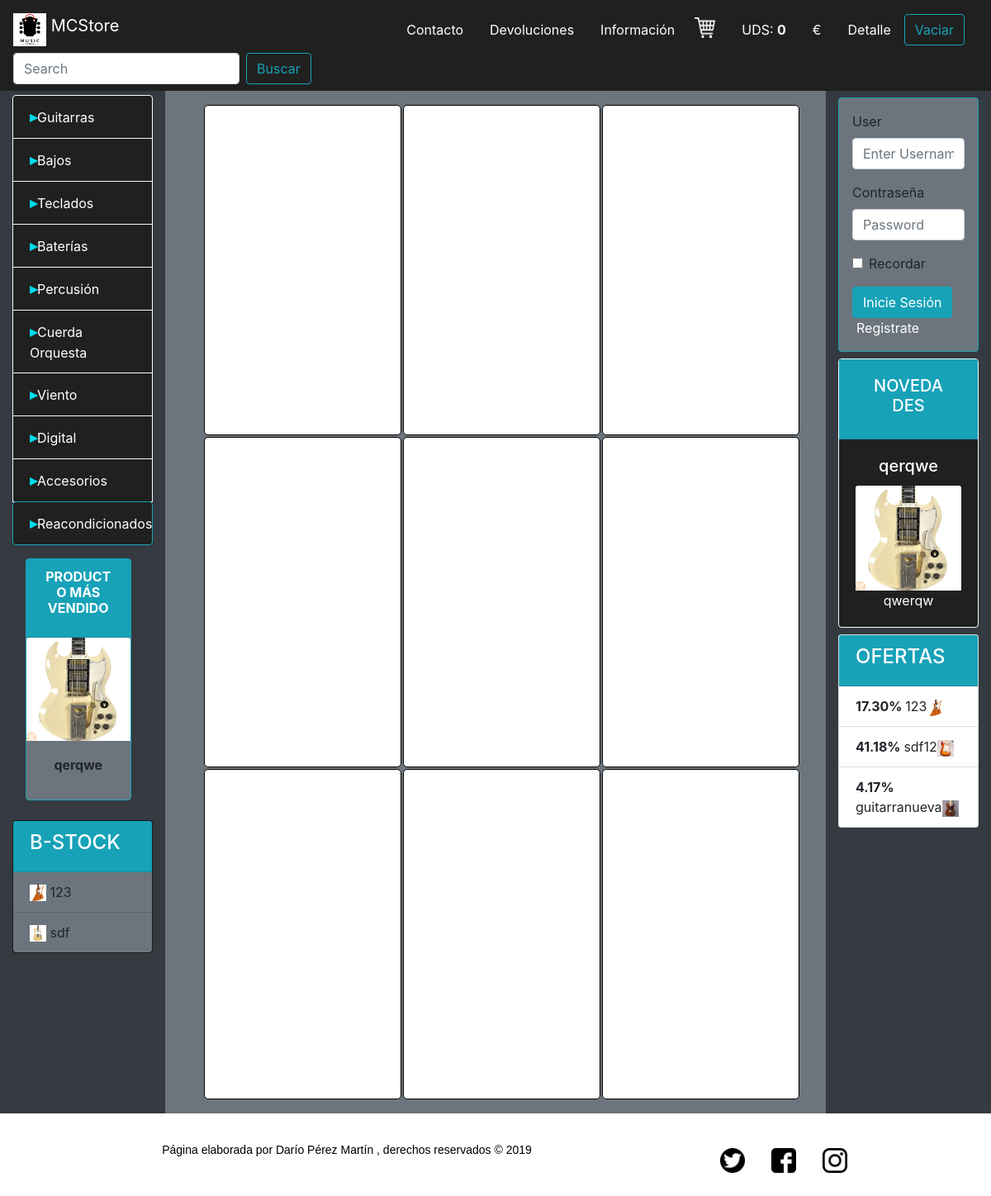
The page / on the database its author committed.
### tables this page shows
CREATE TABLE `categorias` (
  `id_categoria` int(11) NOT NULL DEFAULT '0',
  `nombre_categoria` varchar(50) DEFAULT NULL,
  `id_padre` int(11) DEFAULT NULL
);

CREATE TABLE `producto` (
  `referencia` int(11) NOT NULL,
  `nombre` varchar(50) NOT NULL,
  `stock` int(11) NOT NULL,
  `precio` float NOT NULL,
  `oferta` tinyint(1) NOT NULL,
  `novedad` tinyint(1) NOT NULL,
  `fecha_alta` date NOT NULL,
  `fecha_fabricacion` date NOT NULL,
  `descripcion` text NOT NULL,
  `imagen` varchar(50) NOT NULL,
  `id_categoria` int(11) NOT NULL,
  `precio_oferta` double NOT NULL,
  `cantidad_devueltos` int(11) NOT NULL DEFAULT '0'
);

### menu.php (the view, shortened to what this page needs)
<?php
include 'conexion.php';
$consulta2 = $mysqli->query("select * from categorias where id_padre is NULL");
?>
<ul class="list-group margen-top barra">
  <?php
  while ($resultado2 = $consulta2->fetch_assoc()) {
    echo '<li class="list-group-item bg-black h-personal  border-light letras-blancas">
        <strong class="indice">▸</strong>' . $resultado2['nombre_categoria'] . '<ul class="barra">';
    echo '</ul></li>';
  }
  ?>
  <a href="index.php?categoria=bstock">
    <li class="list-group-item bg-black h-personal submenu border-info minimo letras-blancas">
      <strong class="indice">▸</strong>Reacondicionados</li>
  </a>
</ul>

### index.php (shortened to what this page needs)
<!DOCTYPE html>
<html lang="es">
<head>
  <link rel="stylesheet" href="https://stackpath.bootstrapcdn.com/bootstrap/4.3.1/css/bootstrap.min.css" />
  <link rel="stylesheet" href="estilos.css" />
  <link rel="stylesheet" href="https://cdnjs.cloudflare.com/ajax/libs/jquery-confirm/3.3.2/jquery-confirm.min.css">
</head>
<body>
  <?php
  include 'navbar.php';
  ?>
        <?php
        include 'conexion.php';
          ?>
  <div class="container-fluid">
    <div class="row">
      <div class="col-2 bg-dark">
        <?php
        include 'menu.php';
        include 'mas_vendido.php';
        include 'b_stock.php';
        ?>
      </div>
      <div class="col-8 bg-secondary fa-align-center">
        <?php
        if (isset($_GET['registro'])) {
          if ($_GET['registro'] == 1) {
            include 'formulario_registro.php';
          } elseif ($_GET['registro'] == 2) {
            include 'altaproducto.php';
          } elseif ($_GET['registro'] == 3) {
            include 'detalle_compra.php';
          } elseif ($_GET['registro'] == 4) {
            include 'misPedidos.php';
          } elseif ($_GET['registro'] == 5) {
            include 'devoluciones.php';
          }elseif($_GET['registro']==6){
            include 'misUltimosPedidos.php';
          } else {
            include 'main.php';
          }
        } else {
          include 'main.php';
        }
        ?>
      </div>
      <div class="col-2 bg-dark">
        <?php
        include 'login.php';
        include 'novedades.php';
        include 'ofertas.php';
        ?>
      </div>
    </div>
  </div>
  <?php
  include 'footer.php';
  ?>
</body>
</html>

### navbar.php (shortened to what this page needs)
<nav class="navbar navbar-dark bg-black">
  <a class="navbar-brand" href="#">
    <img src="imagenes/tienda.jpg" width="40" height="40" class="d-inline-block align-top" alt="" />
    MCStore
  </a>
  <div class=" navbar">
    <a href="" class="nav-item nav-link">Contacto</a>
    <a href="" class="nav-item nav-link">Devoluciones </a>
    <a href="" class="nav-item nav-link">Información</a>
    <a class="navbar-brand ml-2" href="#">
      <img src="carrito.png" width="25" height="25" class="d-inline-block align-top" alt="" />
    </a>
    <a href="" class="nav-item nav-link">UDS: <strong id="unidades"><?php echo $_SESSION['cantidad']; ?></strong></a>
    <a href="" class="nav-item nav-link letras-blancas"><strong id="precio"><?php echo $_SESSION['precio']; ?></strong>€</a>
    <a href="index.php?registro=3" class="nav-item nav-link">Detalle</a>
    <button id="vaciar"class="btn btn-outline-info my-2 my-sm-0">Vaciar</button>
  </div>
  <form class="form-inline my-2 my-lg-0">
    <input class="form-control mr-sm-2" type="search" placeholder="Search" aria-label="Search" />
    <button id = "buscar" class="btn btn-outline-info my-2 my-sm-0" type="submit">
      Buscar
    </button>
  </form>
</nav>

### mas_vendido.php (shortened to what this page needs)
<?php
$consulta = $mysqli -> query("SELECT sum(cantidad) as suma, id_producto from linea_pedido GROUP by id_producto order by suma");
$resultado = $consulta->fetch_assoc();
$referencia = $resultado['id_producto'];
$consulta2 = $mysqli -> query("select * from producto where referencia ='".$referencia."'");
$producto = $consulta2 ->fetch_assoc();
?>
<div
class="card w-75 ml-3 mt-3 bg-secondary border-info"
style="width: 18rem;"
> <div class="card-header bg-info">
<h6 class="card-title font-weight-bold text-center letras-blancas" >
  PRODUCTO MÁS VENDIDO
</h6>
</div>
<img src="imagenes/<?php echo $producto['imagen'] ?>" class="card-img-top" alt="..." />
<div class="card-body text-center">
  <h6 class="card-title font-weight-bolder text-center">
    <?php echo $producto['nombre'] ?>
  </h6>
</div>
</div>

### b_stock.php
<?php
include 'conexion.php';
$consulta = $mysqli -> query("select * from producto where cantidad_devueltos not in (0) ORDER BY rand() limit 3 ");
?>
<div class="card mt-4  mb-3 bg-black">
 <div class="card-header bg-info">
   <h4 class="letras-blancas">B-STOCK</h4>
 </div>
 <ul class="list-group list-group-flush">
   <?php
   while($resultado = $consulta -> fetch_assoc()){
     ?>
      <li class="list-group-item bg-secondary"><img src="imagenes/<?php echo $resultado['imagen'] ?>" class="pequeña">  <?php echo $resultado['nombre']; ?> </li>
     <?php
   }
   ?>
 </ul>
</div>

### main.php (shortened to what this page needs)
<table class="productos">
      <?php
      if ($i != 8) {
        while ($i < 9) {
          if ($i == 0 || $i == 3 || $i == 6) {
            echo '<tr>';
          }
          echo '<td>
        <div class="catalogo">
          <figure>
          </figure>
          <h2 class="text-center"></h2>
          <p>
          </p>
          <p class="precio"></p>
        </div>
      </td>';
          if ($i == 2 || $i == 5 || $i == 8) {
            echo '</tr>';
          }
          $i++;
        }
      }
      ?>
</table>

### login.php (shortened to what this page needs)
<?php
if (!isset($_SESSION['usuario'])) {
  ?>
  <div class="card p-3 mt-2 bg-secondary border-info">
    <form>
      <div class="form-group">
        <label for="exampleInputEmail1">User</label>
        <input type="text" class="form-control" id="user" aria-describedby="emailHelp" placeholder="Enter Username" />
      </div>
      <div class="form-group">
        <label for="exampleInputPassword1">Contraseña</label>
        <input type="password" class="form-control" id="pass_user" placeholder="Password" />
      </div>
      <div class="form-group form-check">
        <input type="checkbox" class="form-check-input" id="exampleCheck1" />
        <label class="form-check-label" for="exampleCheck1">Recordar</label>
      </div>
      <button id="login" type="submit" class="btn btn-info">Inicie Sesión</button>
      <a href="index.php?registro=1" class="registro"> Registrate</a>
    </form>
  </div>
<?php
}
?>

### novedades.php
<?php
include 'conexion.php';
$resultado = $mysqli ->query("select * from producto where novedad=true ORDER BY rand() limit 1");
$row = $resultado -> fetch_array();
$nombre = $row['nombre'];
$descripcion = $row['descripcion'];
$imagen = $row['imagen'];
?>
<div class="card text-center mt-2 bg-black border-light">
  <div class="card-header bg-info">
    <a class="nav-link active letras-blancas" href="#">
      <h5>NOVEDADES</h5>
    </a>
  </div>
  <div class="card-body">
    <h5 class="card-title letras-blancas"><?php echo $nombre?></h5>
    <img src="imagenes/<?php echo $imagen;?>" class="card-img-top" alt="..." />
    <p class="card-text letras-blancas">
      <?php echo $descripcion;?>
    </p>
  </div>
</div>

### ofertas.php
<div class="card mt-2">
  <div class="card-header bg-info">
    <h4 class="letras-blancas">OFERTAS</h4>
  </div>
  <ul class="list-group list-group-flush">
  <?php
  include 'conexion.php';
  $consulta = $mysqli -> query("select * from producto where oferta=true ORDER BY rand() limit 3 ");
  while($result = $consulta -> fetch_assoc()){
    $porcentaje =100-( $result['precio_oferta']*100/$result['precio']);
    $porcentaje = number_format((float)$porcentaje, 2, '.', '');
    ?>
    <li class="list-group-item"><strong><?php echo $porcentaje?>% </strong><?php echo $result['nombre']?><img src="imagenes/<?php echo $result['imagen'] ?>" class="pequeña"> </li>
  <?php
  }
  ?>
  </ul>
</div>

### footer.php
<?php
echo '<footer>
<div id="cont">
 <p>Página elaborada por Darío Pérez Martín , derechos reservados &copy; 2019</p>
</div>
 <table>
   <tr>
     <td class="fotoredes1"><a href=""><img src="logotwitter.png"></a></td></td>
     <td class="fotoredes"><a href=""><img src="logofacebook.png"></a></td>
     <td class="fotoredes"><a href=""><img src="logoinstagram.png"></a></td>
   </tr>
 </table>
</footer>';
?>

### estilos.css (style rules this page uses)
a { color: white; text-decoration: none; }
ul { position: relative; list-style: none; }
.productos td { width: 300px; height: 400px; background-color: white; border: 1px solid black; margin: 15px; border-radius: 5px; padding: 2%; }
table { padding: 15px; border-collapse: separate; margin-left: 2%; }
.minimo { min-width: 150px; }
.margen-top { margin-top: 3%; }
.h-personal { height: 95%; }
.bg-black { background-color: #202020; }
.registro { margin-left: 5px; }
.letras-blancas { color: white; }
footer { position: relative; height: 5%; text-align: center; font-size: 14px; font-family: sans-serif; color: black; }
footer #cont { margin: 20px; float: left; width: 800px; }
footer p { margin-bottom: 10px; padding: 4px; }
.fotoredes img { width: 30px; transition: border 2s; -webkit-transition: border 0.25s; }
.fotoredes1 img { width: 30px; transition: border 2s; -webkit-transition: border 0.25s; }
footer table td { padding: 15px; margin: 5; color: white; }
footer table { margin-top: 10px; }
.pequeña { width: 20px; height: 20px; }
.indice { color: #00dbeb; font-size: 18px; }

### rows shown on the page
categorias: nombre_categoria "Guitarras"
categorias: nombre_categoria "Bajos"
categorias: nombre_categoria "Teclados"
categorias: nombre_categoria "Baterías"
categorias: nombre_categoria "Percusión"
categorias: nombre_categoria "Cuerda Orquesta"
categorias: nombre_categoria "Viento"
categorias: nombre_categoria "Digital"
categorias: nombre_categoria "Accesorios"
producto: imagen (picture), nombre "qerqwe"
producto: imagen (picture), nombre "123", porcentaje "17.30"
producto: imagen (picture), nombre "sdf"
producto: nombre "qerqwe", imagen (picture), descripcion "qwerqw"
producto: porcentaje "41.18", nombre "sdf12", imagen (picture)
producto: porcentaje "4.17", nombre "guitarranueva", imagen (picture)

### other values the page prints
$_SESSION['cantidad'] "0"
